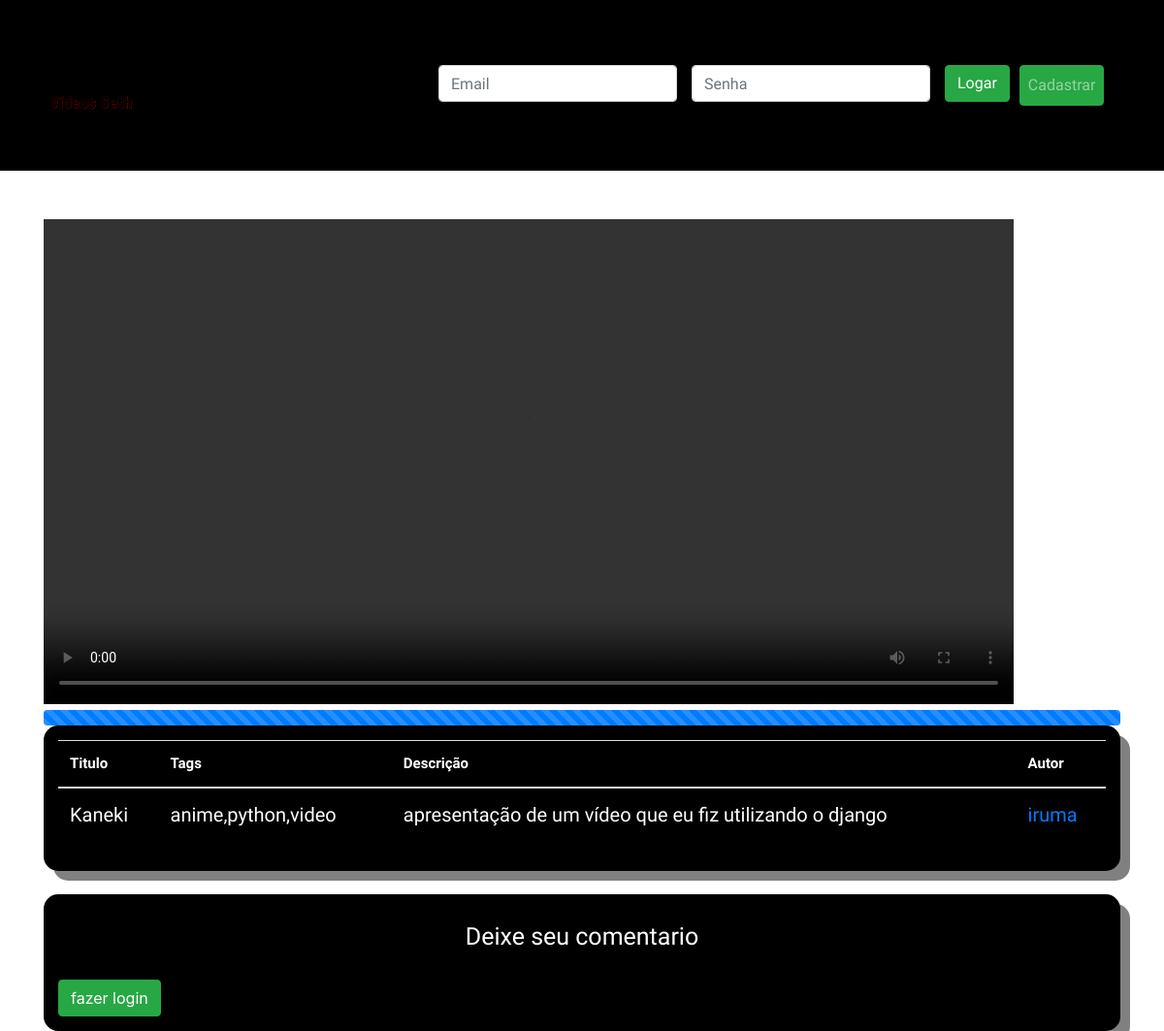
Page /8 on the earlier database version.
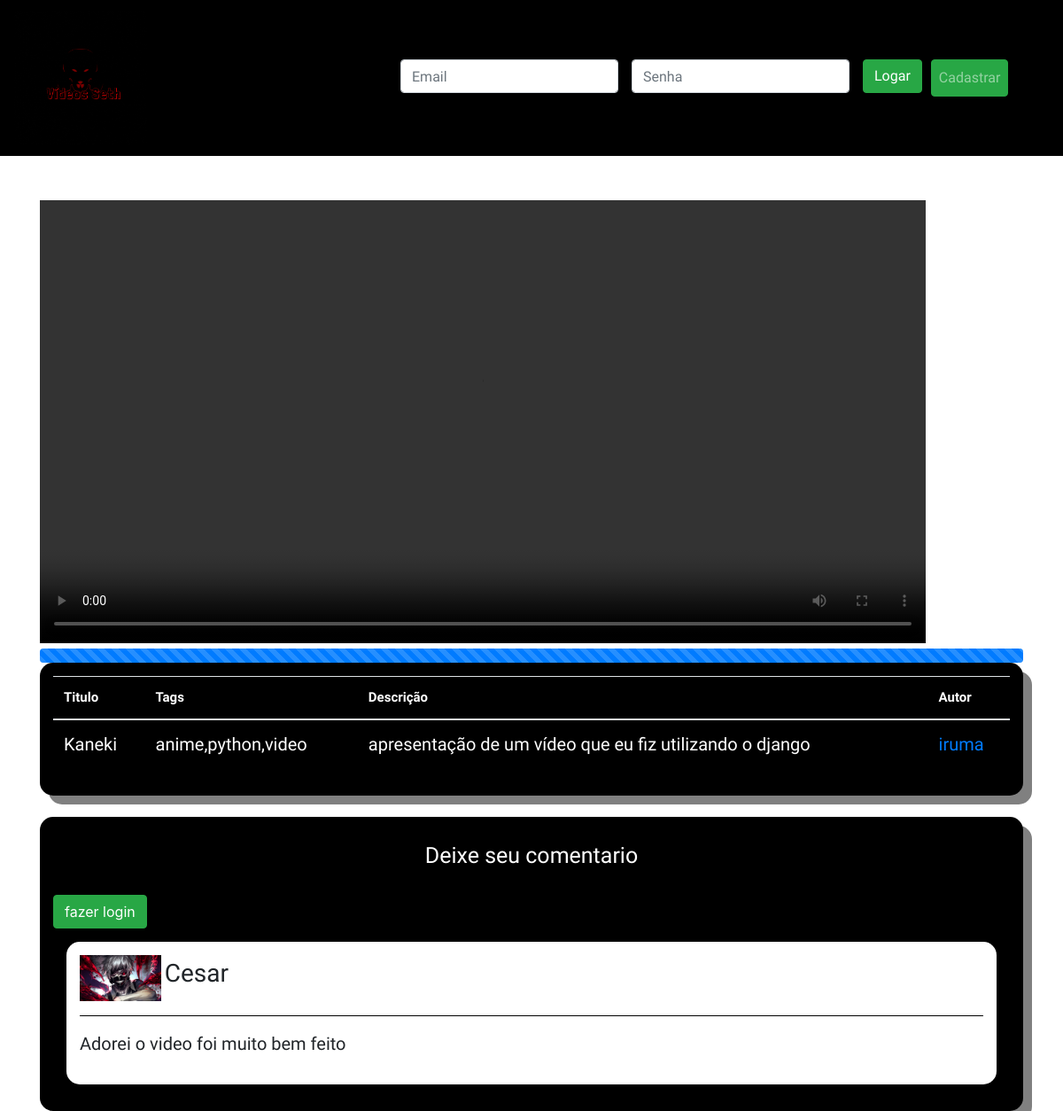
Same page on the later database version.
### Core/models.py (models this page shows)
class Videos(models.Model):
    Usuario = models.ForeignKey(User,on_delete=models.CASCADE)
    Video = models.FileField(upload_to='VideosUser/%d/%m%y')
    Titulo = models.CharField(max_length=200)
    Descricao = models.TextField(max_length=400, blank=True)
    Categoria = models.CharField(max_length=200)

class Usuarios(models.Model):
    Nikename = models.CharField(max_length=200)
    Foto = models.ImageField(upload_to='Fotos/%d/%m%Y')
    Usuario = models.ForeignKey(User, on_delete=models.CASCADE)

class Comentarios(models.Model):
    Usuario = models.ForeignKey(User,on_delete=models.CASCADE)
    Video = models.ForeignKey(Videos,on_delete=models.CASCADE)
    Comentario = models.TextField(max_length=500)

### Core/views.py (the view)
# urls.py: path('<int:vid_id>',views.Detalhes,name='Detalhes'),
def Detalhes(request,vid_id):
    video = Videos.objects.get(id=vid_id)
    comentario = Comentarios.objects.all().filter(Video=vid_id)
    nike = Usuarios.objects.all()
    dados = {'video':video,'comentario':comentario,'nike':nike}
    return render(request,'Detalhes.html',dados)

### Templates/Detalhes.html (shortened to what this page needs)
{% extends 'Head_basic.html' %}
{% block content %}
   <div class="container">
        <video controls autoplay width="1000" height="500">
            <source src="{{video.Video.url}}">
        </video>
        <div class="progress">
            <div class="progress-bar progress-bar-striped progress-bar-animated" style="width:100%"></div>
        </div>
        <div class="box_estilo">
            <table class="table table-hover">
                <thead>
                    <tr>
                        <th>Titulo</th>
                        <th>Tags</th>
                        <th>Descrição</th>
                        <th>Autor</th>
                    </tr>
                </thead>
                <tbody>
                    <tr>
                        <td>{{video.Titulo}}</td>
                        <td>{{video.Categoria}}</td>
                        <td>{{video.Descricao}}</td>
                        <td>{% for nike in nike %}
                                {% if nike.Usuario == video.Usuario %}
                                    <a href="{% url 'Perfil_do_video' nike.id %}">{{nike.Nikename}}</a>
                                {% endif %}
                            {% endfor%}
                        </td>
                    </tr>
                </tbody>
            </table>
        </div>
        <br>
        <div class="box_estilo">
            <p class="p_titulo">Deixe seu comentario</p>
            {% if user.is_authenticated %}
                <form class="form-inline" action="{% url 'Comentario' video.id %}" method="POST" >
                    {% csrf_token %}
                    <input type="text" name="Comentario" class="form-control" style="width:89%;">
                    <button type="submit" class="btn btn-success" style="margin-left: 10px;" >comentar</button>
                </form>
            {% else %}
                <button type="button" class="btn btn-success" data-toggle="modal" data-target="#login" > fazer login</button>
            {% endif %}
            {% for comente in comentario %}
                <div class="box_comentarios">
                    {% for nike in nike %}
                        {% if comente.Usuario == nike.Usuario %}
                            <img src="{{nike.Foto.url}}" style="width:9%; display:inline-block;" alt="">
                            <h3 style="display: inline-block;">{{nike.Nikename}}</h3>
                        {% endif%}
                    {% endfor%}
                    <hr style="background-color: black;">
                    <p>{{comente.Comentario}}</p>
                </div>
            {%endfor%}
        </div>
   </div>
{% endblock%}

### Templates/Head_basic.html (shortened to what this page needs)
<!DOCTYPE html>
{% load static %}
<html lang="pt-br">
<head>
    <link rel="stylesheet" href="https://maxcdn.bootstrapcdn.com/bootstrap/4.5.2/css/bootstrap.min.css">
    <link rel="stylesheet" href="https://stackpath.bootstrapcdn.com/bootstrap/4.1.3/css/bootstrap.min.css">
</head>
<body>
  <nav class="navbar navbar-expand-sm bg-black navbar-dark" style="background-color: black;">
    <a class="navbar-brand" href="{% url 'Index' %}" > <img src="{% static 'Logo.gif' %}" width="150px" > </a>
    <ul class="navbar-nav">
      <li class="nav-item">
        {% if user.is_authenticated %}
          <a class="nav-link" href="{% url 'Dashbord' %}"> Dashbord </a>
        {% else %}
          <form class="form-inline form_head" action="{% url 'Login' %}" method="POST" style="margin-inline-end: 10px;" >
            <input class="form-control" type="email" name="Email" placeholder="Email">
            <input class="form-control" style="margin-left: 15px;" type="password" name="Senha" placeholder="Senha">
            <button class="btn btn-success" style="margin-left: 15px;" type="submit"> Logar </button>
          </form>
        {% endif %}
      </li>
      <li class="nav-item">
        {% if user.is_authenticated %}
          <a class="nav-link" href="{% url 'Sair' %}">Sair</a>
        {% else %}
          <a class="nav-link btn btn-success" href="{% url 'Cadastrar' %}"> Cadastrar</a>
        {% endif %}
      </li>
    </ul>
  </nav>
  {% block content %}{% endblock%}
</body>
</html>

### Templates/Head_basic.html (style rules this page uses)
.form_head { margin-left: 270px; font-family: 'Metamorphous', cursive; }
a { font-family: 'Metamorphous', cursive; }

### Templates/Detalhes.html (style rules this page uses)
video { margin-top: 50px; }
.box_estilo { width: auto; height: auto; padding: 15px; background-color: black; border-radius: 15px; box-shadow: 10px 10px grey; }
.box_comentarios { width: auto; height: auto; padding: 15px; background-color: white; border-radius: 15px; margin: 15px; font-family: 'Metamorphous', cursive; }
th,td { padding: 10px; color: white; font-size: 15px; font-family: 'Metamorphous', cursive; }
.p_titulo { padding: 10px; color: white; font-size: 25px; text-align: center; font-family: 'Metamorphous', cursive; }
td,p { font-size: 20px; }

Differences in the rows shown:
added Comentarios: Comentario "Adorei o video foi muito bem feito"
added Usuarios: Foto (picture), Nikename "Cesar", shown under "Adorei o video foi muito bem feito"
